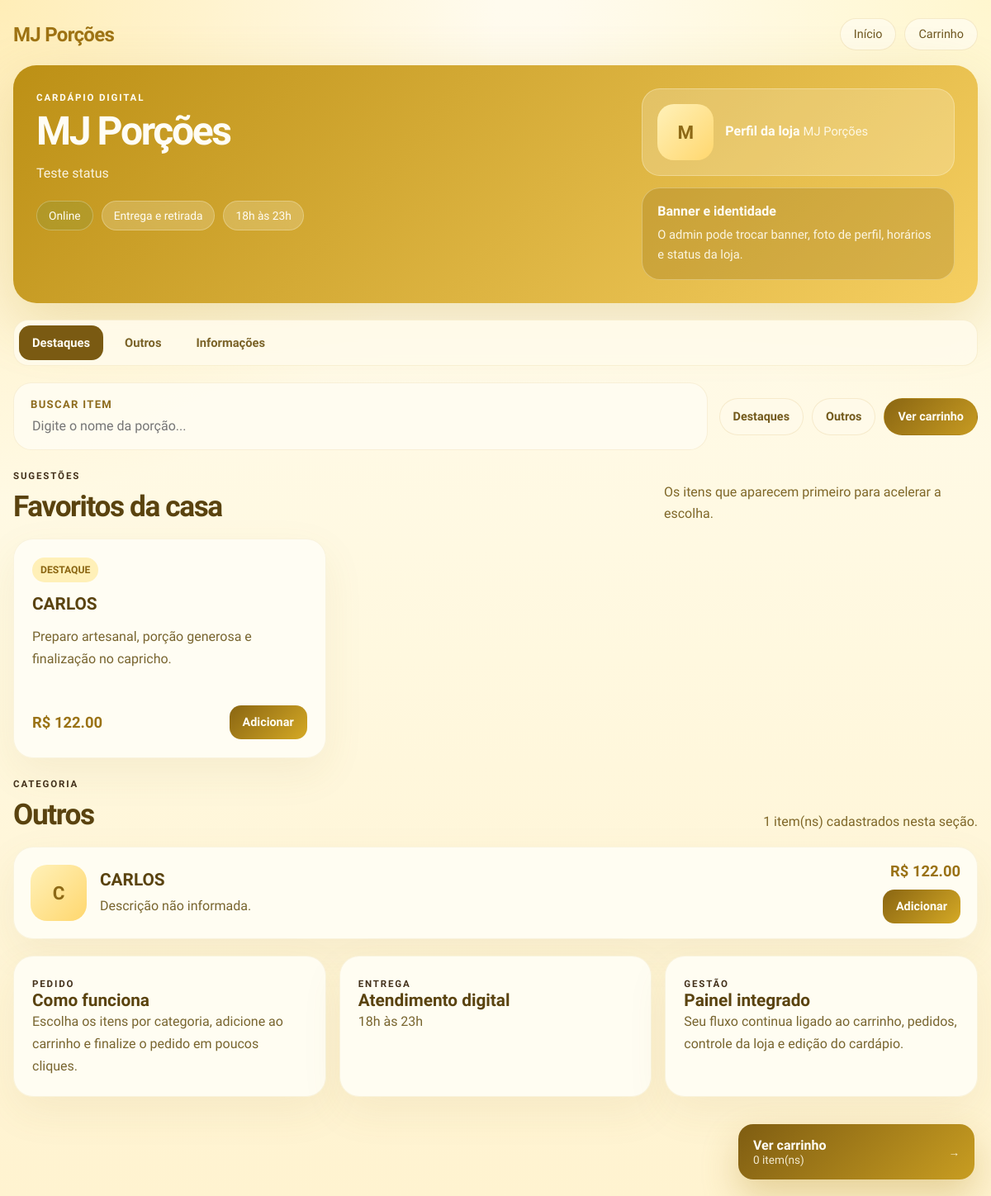
/produtos, run on the app's committed database.
### tables this page shows
CREATE TABLE store_settings (
        id INTEGER PRIMARY KEY CHECK (id = 1),
        store_name TEXT NOT NULL DEFAULT 'MJ Porções',
        tagline TEXT NOT NULL DEFAULT 'Porções caprichadas, entrega rápida e atendimento digital.',
        banner_image TEXT,
        profile_image TEXT,
        opening_hours TEXT NOT NULL DEFAULT 'Todos os dias, das 18h às 23h',
        is_open INTEGER NOT NULL DEFAULT 1,
        delivery_mode TEXT NOT NULL DEFAULT 'Entrega e retirada'
    , last_financial_reset TEXT);

CREATE TABLE products (
        id INTEGER PRIMARY KEY AUTOINCREMENT,
        nome TEXT NOT NULL,
        preco REAL NOT NULL
    , descricao TEXT DEFAULT '', image_path TEXT, category_id INTEGER, is_featured INTEGER NOT NULL DEFAULT 0, is_active INTEGER NOT NULL DEFAULT 1);

### app.py (the view)
@app.route('/produtos')
def produtos():
    categories = get_categories()
    products = get_products()
    featured_products = [product for product in products if product['is_featured']][:3] or list(products[:3])
    menu_sections = build_menu_sections(products, categories)
    return render_template(
        'produtos.html',
        produtos=products,
        featured_products=featured_products,
        menu_sections=menu_sections,
        categories=categories,
    )

### app.py (called while the page is built)
def get_store_settings():
    with get_db() as conn:
        settings = conn.execute("SELECT * FROM store_settings WHERE id = 1").fetchone()
    return settings

def get_categories():
    with get_db() as conn:
        categories = conn.execute(
            "SELECT * FROM categories ORDER BY display_order, name"
        ).fetchall()
    return categories

def get_products(include_inactive=False):
    query = """
        SELECT products.*, categories.name AS category_name, categories.display_order
        FROM products
        LEFT JOIN categories ON products.category_id = categories.id
    """
    params = []
    if not include_inactive:
        query += " WHERE products.is_active = 1"
    query += " ORDER BY COALESCE(categories.display_order, 999), products.nome"
    with get_db() as conn:
        products = conn.execute(query, params).fetchall()
    return products

def build_menu_sections(products, categories):
    sections = []
    products_by_category = {}
    for product in products:
        category_id = product['category_id'] or 0
        products_by_category.setdefault(category_id, []).append(product)
    for category in categories:
        category_products = products_by_category.pop(category['id'], [])
        if category_products:
            sections.append({
                'id': category['id'],
                'name': category['name'],
                'products': category_products,
            })
    uncategorized = products_by_category.pop(0, [])
    if uncategorized:
        sections.append({
            'id': 0,
            'name': 'Outros',
            'products': uncategorized,
        })
    return sections

def _prune_csrf_store():
    now = time.time()
    store = session.get('csrf_store', {})
    cleaned = {
        action: value
        for action, value in store.items()
        if isinstance(value, dict) and value.get('expires_at', 0) > now
    }
    if cleaned != store:
        session['csrf_store'] = cleaned
        session.modified = True
    return cleaned

def issue_csrf_token(action='global'):
    store = _prune_csrf_store()
    current = store.get(action)
    if not current:
        current = {
            'token': secrets.token_urlsafe(24),
            'expires_at': time.time() + CSRF_TTL_SECONDS,
        }
        store[action] = current
        session['csrf_store'] = store
        session.modified = True
    return current['token']

def ensure_csrf_token():
    issue_csrf_token('global')

### templates/produtos.html (shortened to what this page needs)
<!DOCTYPE html>
<html lang="pt-br">
<head>
    <link rel="stylesheet" href="{{ url_for('static', filename='css/style.css') }}">
</head>
<body class="menu-page">
    {% set cart_count = namespace(value=0) %}
    {% for item in session.get('carrinho', {}).values() %}
        {% set cart_count.value = cart_count.value + item.quantidade %}
    {% endfor %}
    <div class="menu-shell">
        <header class="menu-topbar">
            <a href="{{ url_for('home') }}" class="menu-brand">{{ store_settings['store_name'] if store_settings else 'MJ Porções' }}</a>
            <div class="menu-topbar-actions">
                <a href="{{ url_for('home') }}">Início</a>
                <a href="{{ url_for('carrinho') }}">Carrinho</a>
            </div>
        </header>
        <main class="menu-layout">
            <section class="menu-hero-card" >
                <div class="menu-hero-copy">
                    <span class="hero-kicker">Cardápio digital</span>
                    <h1>{{ store_settings['store_name'] if store_settings else 'Mj Porções' }}</h1>
                    <p>{{ store_settings['tagline'] if store_settings else 'Porções caprichadas, pedido rápido e uma navegação feita para escolher sem perder tempo.' }}</p>
                    <div class="menu-meta-row">
                        <span class="meta-pill {% if store_is_open %}status-open{% else %}status-closed{% endif %}">{% if store_is_open %}Online{% else %}Offline{% endif %}</span>
                        <span class="meta-pill">{{ store_settings['delivery_mode'] if store_settings else 'Entrega e retirada' }}</span>
                        <span class="meta-pill">{{ store_settings['opening_hours'] if store_settings else 'Horários não definidos' }}</span>
                    </div>
                </div>
                <div class="menu-hero-side">
                    <div class="store-rating-card store-media-card">
                        {% if store_settings and store_settings['profile_image'] %}
                        <img src="{{ url_for('static', filename=store_settings['profile_image']) }}" alt="Foto da loja" class="menu-store-avatar">
                        {% else %}
                        <div class="menu-store-avatar fallback">{{ (store_settings['store_name'][0] if store_settings else 'M') }}</div>
                        {% endif %}
                        <div>
                            <strong>Perfil da loja</strong>
                            <span>{{ store_settings['store_name'] if store_settings else 'MJ Porções' }}</span>
                        </div>
                    </div>
                    <div class="store-rating-card accent">
                        <strong>Banner e identidade</strong>
                        <span>O admin pode trocar banner, foto de perfil, horários e status da loja.</span>
                    </div>
                </div>
            </section>
            <nav class="menu-tabs">
                <a href="#destaques" class="is-active">Destaques</a>
                {% for section in menu_sections %}
                <a href="#categoria-{{ section.id }}">{{ section.name }}</a>
                {% endfor %}
                <a href="#informacoes">Informações</a>
            </nav>
            <section class="menu-toolbar">
                <label class="search-box" for="menuSearch">
                    <span>Buscar item</span>
                    <input id="menuSearch" type="search" placeholder="Digite o nome da porção...">
                </label>
                <div class="toolbar-cta-group">
                    <a href="#destaques" class="toolbar-chip">Destaques</a>
                    {% for section in menu_sections %}
                    <a href="#categoria-{{ section.id }}" class="toolbar-chip">{{ section.name }}</a>
                    {% endfor %}
                    <a href="{{ url_for('carrinho') }}" class="toolbar-cart-link">Ver carrinho</a>
                </div>
            </section>
            <section id="destaques" class="menu-block">
                <div class="block-heading">
                    <div>
                        <span class="block-kicker">Sugestões</span>
                        <h2>Favoritos da casa</h2>
                    </div>
                    <p>Os itens que aparecem primeiro para acelerar a escolha.</p>
                </div>
                <div class="featured-grid">
                    {% for produto in featured_products %}
                    <article class="featured-card menu-item" data-name="{{ produto.nome|lower }}">
                        <div class="featured-badge">Destaque</div>
                        <h3>{{ produto.nome }}</h3>
                        <p>{{ produto.descricao or 'Preparo artesanal, porção generosa e finalização no capricho.' }}</p>
                        <div class="featured-footer">
                            <strong>R$ {{ "%.2f"|format(produto.preco) }}</strong>
                            {% if store_is_open or session_is_admin %}
                            <a href="{{ url_for('add_carrinho', produto_id=produto.id) }}">Adicionar</a>
                            {% else %}
                            <span class="disabled-action">Loja fechada</span>
                            {% endif %}
                        </div>
                    </article>
                    {% else %}
                    <div class="empty-state-card">
                        <h3>Seu cardápio ainda está vazio</h3>
                        <p>Cadastre produtos para montar a vitrine digital da MJ Porções.</p>
                    </div>
                    {% endfor %}
                </div>
            </section>
            {% for section in menu_sections %}
            <section id="categoria-{{ section.id }}" class="menu-block menu-category-block">
                <div class="block-heading">
                    <div>
                        <span class="block-kicker">Categoria</span>
                        <h2>{{ section.name }}</h2>
                    </div>
                    <p>{{ section.products|length }} item(ns) cadastrados nesta seção.</p>
                </div>
                <div class="menu-list" id="menuList">
                    {% for produto in section.products %}
                    <article class="menu-card menu-item" data-name="{{ produto.nome|lower }} {{ section.name|lower }}">
                        <div class="menu-card-main">
                            {% if produto.image_path %}
                            <img src="{{ url_for('static', filename=produto.image_path) }}" alt="{{ produto.nome }}" class="menu-item-photo">
                            {% else %}
                            <div class="menu-item-avatar">{{ produto.nome[0] }}</div>
                            {% endif %}
                            <div class="menu-card-copy">
                                <div class="menu-card-header-line">
                                    <h3>{{ produto.nome }}</h3>
                                </div>
                                <p>{{ produto.descricao or 'Descrição não informada.' }}</p>
                            </div>
                        </div>
                        <div class="menu-card-side">
                            <strong>R$ {{ "%.2f"|format(produto.preco) }}</strong>
                            {% if store_is_open or session_is_admin %}
                            <a href="{{ url_for('add_carrinho', produto_id=produto.id) }}" class="menu-add-btn">Adicionar</a>
                            {% else %}
                            <span class="disabled-action">Loja fechada</span>
                            {% endif %}
                        </div>
                    </article>
                    {% endfor %}
                </div>
            </section>
            {% endfor %}
            <section id="informacoes" class="menu-block info-grid">
                <article class="info-card">
                    <span class="block-kicker">Pedido</span>
                    <h3>Como funciona</h3>
                    <p>Escolha os itens por categoria, adicione ao carrinho e finalize o pedido em poucos cliques.</p>
                </article>
                <article class="info-card">
                    <span class="block-kicker">Entrega</span>
                    <h3>Atendimento digital</h3>
                    <p>{{ store_settings['opening_hours'] if store_settings else 'Defina os horários no painel administrativo.' }}</p>
                </article>
                <article class="info-card">
                    <span class="block-kicker">Gestão</span>
                    <h3>Painel integrado</h3>
                    <p>Seu fluxo continua ligado ao carrinho, pedidos, controle da loja e edição do cardápio.</p>
                </article>
            </section>
        </main>
    </div>
    <a href="{{ url_for('carrinho') }}" class="floating-cart-bar">
        <div>
            <strong>Ver carrinho</strong>
            <span>{{ cart_count.value }} item(ns)</span>
        </div>
        <span class="floating-cart-arrow">→</span>
    </a>
</body>
</html>

### data on the page
store_settings: store_name "MJ Porções", tagline "Teste status", delivery_mode "Entrega e retirada", opening_hours "18h às 23h", store_name "M"
products: nome "CARLOS", descricao "Preparo artesanal, porção generosa e finalização no capricho.", preco "122.00", nome "C", descricao "Descrição não informada."

### other printed values
{{ section.name }} "Outros"
{{ section.products|length }} "1"
{{ cart_count.value }} "0"
